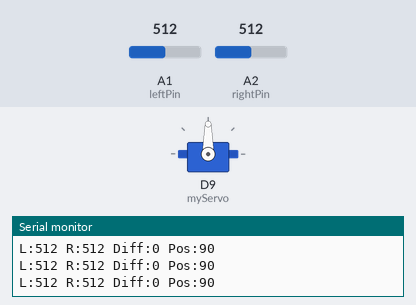
Simulated run of this sketch. Board: Arduino Zero (SAMD21). Parts: servo, the last lines printed to the serial monitor. The inputs (shaded band) are chosen by the test bench; at power-on: A1 (leftPin) = 512, A2 (rightPin) = 512 (analog values on the 0–1023 scale).

Above: at 1.2 s.
1.3 s: A1 (leftPin) set to 525
2.8 s: A1 (leftPin) set to 539
At 3.08 s:
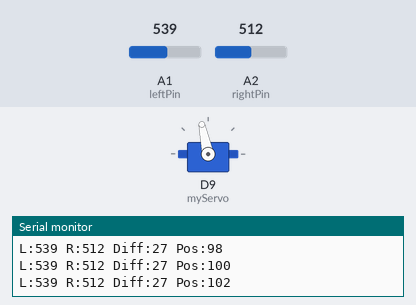
At 5.6 s:
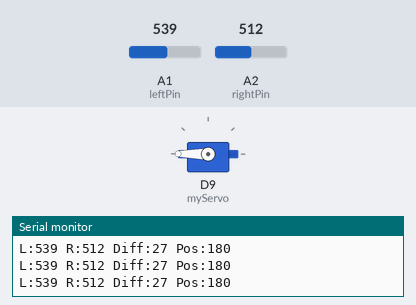
5.8 s: A2 (rightPin) set to 548
7.3 s: A2 (rightPin) set to 560
At 7.47 s:
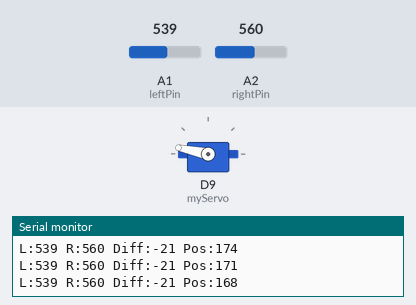
10.3 s: A2 (rightPin) set to 536
11.8 s: A2 (rightPin) set to 518
At 11.95 s:
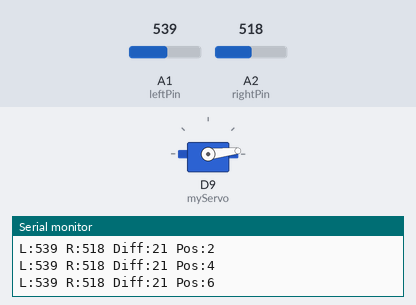
Timing chart, 0 to 15.8 s (numbered marks = the images above; inputs shaded):
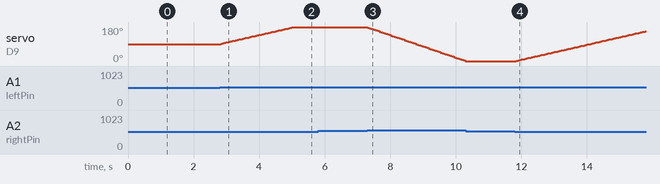

The sketch:

basic_ldr_tracking.ino
```cpp
#include <Servo.h>

Servo myServo;


int leftPin = A1;

int rightPin = A2;

int servoPos = 90;


// TUNING PARAMETERS

int deadband = 20;    // Lowered for higher sensitivity

float Kp = 0.1;      // Increased for more decisive movement


void setup() {

  Serial.begin(115200);

  analogReadResolution(10); // Standardises sensor range to 0-1023

  myServo.attach(9);

  myServo.write(servoPos);

}


void loop() {

  int leftVal = analogRead(leftPin);

  int rightVal = analogRead(rightPin);

  int error = leftVal - rightVal;


  if (abs(error) > deadband) {

    servoPos += Kp * error;

    servoPos = constrain(servoPos, 0, 180);

    myServo.write(servoPos);

  }


  // Monitor these numbers!

  // If the Diff is smaller than your deadband, it won't move.

  Serial.print("L:"); Serial.print(leftVal);

  Serial.print(" R:"); Serial.print(rightVal);

  Serial.print(" Diff:"); Serial.print(error);

  Serial.print(" Pos:"); Serial.println(servoPos);


  delay(50); // Faster updates for better sensitivity

}
```

Measured:
- the behaviour switches between 532 and 533 on A1 (leftPin) (found by bisection; images 0 and 1)
- the behaviour switches between 559 and 560 on A2 (rightPin) (found by bisection; images 2 and 3)
- the behaviour switches between 519 and 518 on A2 (rightPin) (found by bisection; images 3 and 4)
- after the input at 2.8 s, servo on D9 (myServo): moves from 90° to 180° over 2.2 s, starting at once
- after the input at 7.3 s, servo on D9 (myServo): moves from 180° to 0° over 3.0 s, starting at once
- after the input at 11.8 s, servo on D9 (myServo): moves from 0° to 158° over 3.9 s, starting after 0.05 s
